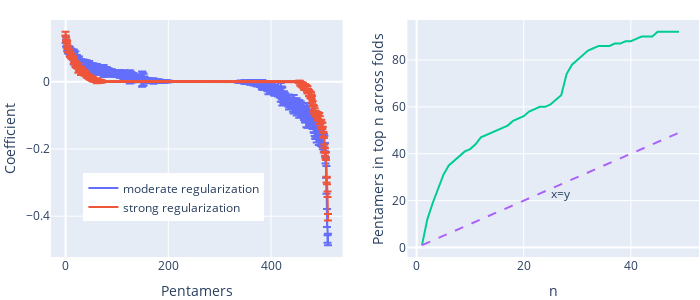

Write notebook code for a chart like this one.
### Code cell
fig = make_subplots(rows=1, cols=2)

coefs = get_coefs(c_scores[0.01], kmers[k])

mean_coefs = coefs.mean(axis=1).sort_values(ascending=False)
std_coefs = coefs.std(axis=1).reindex(mean_coefs.index)

weak_coefs = go.Scatter(name = 'moderate regularization' ,
                        y=mean_coefs, 
                        error_y=dict(type='data', array=std_coefs, visible=True) )

coefs = get_coefs(c_scores[0.001], kmers[k])

mean_coefs = coefs.mean(axis=1).sort_values(ascending=False)
std_coefs = coefs.std(axis=1).reindex(mean_coefs.index)

strong_coefs = go.Scatter(name= 'strong regularization', 
                          y= mean_coefs, 
                          error_y=dict(type='data', array=std_coefs, visible=True) )

fig.add_traces([weak_coefs, strong_coefs], rows=(1,1), cols=(1,1))


top_n = dict()
for i in range(1,50) :
    top = get_top(coefs, i)
    top_n[i]=len(top)
top_n = pd.Series(top_n)

fig.add_traces([ go.Scatter(x=top_n.index, y=top_n, showlegend=False), 
                 go.Scatter(x=(1,25,50), y=(1,25,50), showlegend=False,
                            text = ['','x=y',''],
                            textposition='bottom right',
                            mode='lines+text', line_dash='dash')], rows=(1,1), cols=(2,2) )

fig.update_layout(legend=dict(x=0.05, y=0.15),
                  width=800, height=400,
                  margin = dict(l=1, r=1, t=20, b=20))

fig.update_xaxes(title = 'Pentamers', row=1, col=1)
fig.update_xaxes(title = 'n', row=1, col=2)

fig.update_yaxes(title = 'Coefficient', row=1, col=1)
fig.update_yaxes(title = 'Pentamers in top n across folds', title_standoff=5, row=1, col=2)

snap(fig, 'feature_selection.pdf')

### Figure 1 — Plotly figure (JSON) as saved in the notebook; plotly's stock layout.template omitted (floating-point values rounded to 4 significant figures; data arrays with more than 128 entries replaced by an {"elided": "..."} marker saying what was removed)
{"data": [{"error_y": {"array": {"elided": "512 float values"}, "type": "data", "visible": true}, "name": "moderate regularization", "type": "scatter", "xaxis": "x", "y": {"elided": "512 float values"}, "yaxis": "y"}, {"error_y": {"array": {"elided": "512 float values"}, "type": "data", "visible": true}, "name": "strong regularization", "type": "scatter", "xaxis": "x", "y": {"elided": "512 float values"}, "yaxis": "y"}, {"showlegend": false, "type": "scatter", "x": [1, 2, 3, 4, 5, 6, 7, 8, 9, 10, 11, 12, 13, 14, 15, 16, 17, 18, 19, 20, 21, 22, 23, 24, 25, 26, 27, 28, 29, 30, 31, 32, 33, 34, 35, 36, 37, 38, 39, 40, 41, 42, 43, 44, 45, 46, 47, 48, 49], "xaxis": "x2", "y": [1, 12, 19, 25, 31, 35, 37, 39, 41, 42, 44, 47, 48, 49, 50, 51, 52, 54, 55, 56, 58, 59, 60, 60, 61, 63, 65, 74, 78, 80, 82, 84, 85, 86, 86, 86, 87, 87, 88, 88, 89, 90, 90, 90, 92, 92, 92, 92, 92], "yaxis": "y2"}, {"line": {"dash": "dash"}, "mode": "lines+text", "showlegend": false, "text": ["", "x=y", ""], "textposition": "bottom right", "type": "scatter", "x": [1, 25, 50], "xaxis": "x2", "y": [1, 25, 50], "yaxis": "y2"}], "layout": {"height": 300, "legend": {"x": 0.05, "y": 0.15}, "margin": {"b": 20, "l": 1, "r": 1, "t": 20}, "width": 700, "xaxis": {"anchor": "y", "domain": [0, 0.45], "title": {"text": "Pentamers"}}, "xaxis2": {"anchor": "y2", "domain": [0.55, 1], "title": {"text": "n"}}, "yaxis": {"anchor": "x", "domain": [0, 1], "title": {"text": "Coefficient"}}, "yaxis2": {"anchor": "x2", "domain": [0, 1], "title": {"standoff": 5, "text": "Pentamers in top n across folds"}}}}
